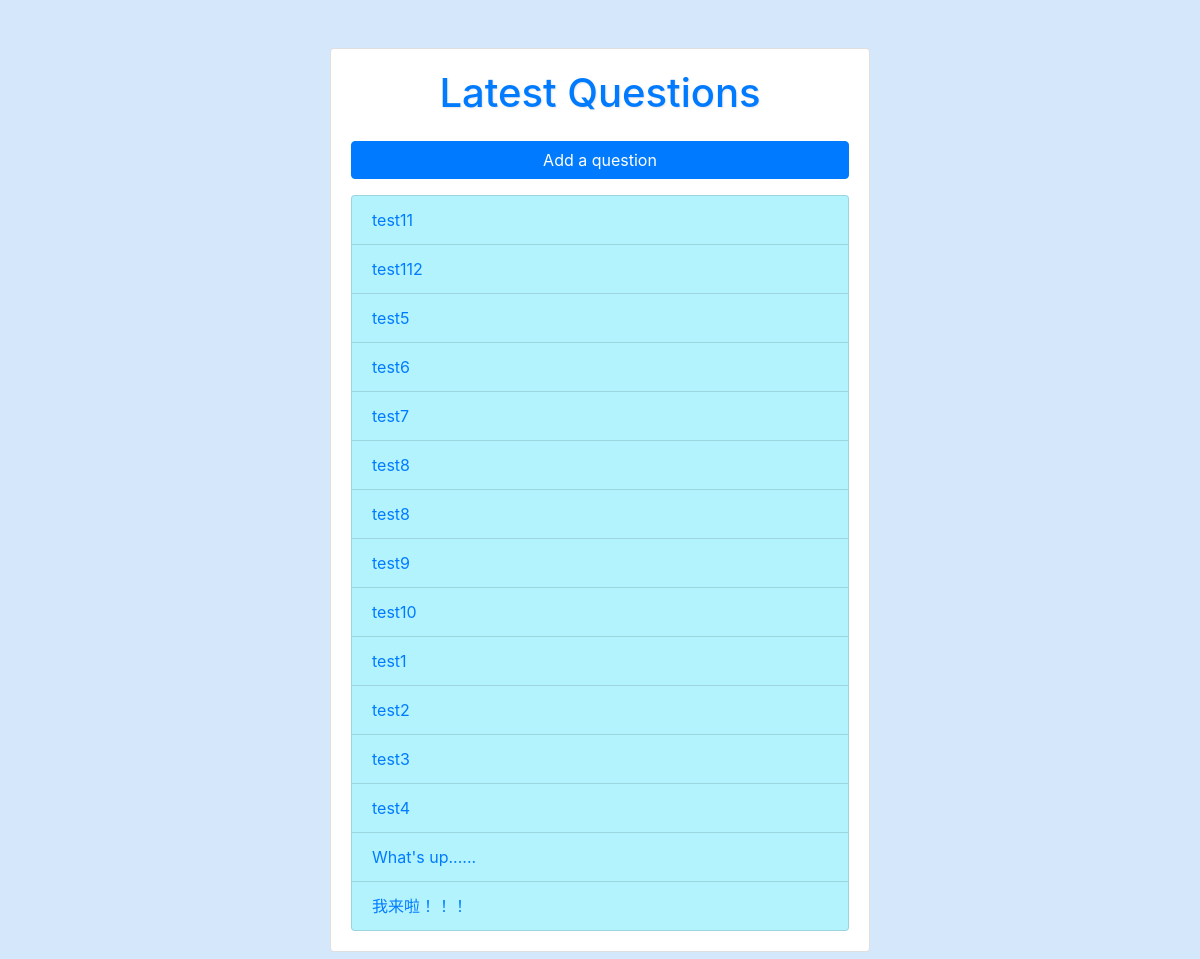
Page /myapp/ on the earlier database version.
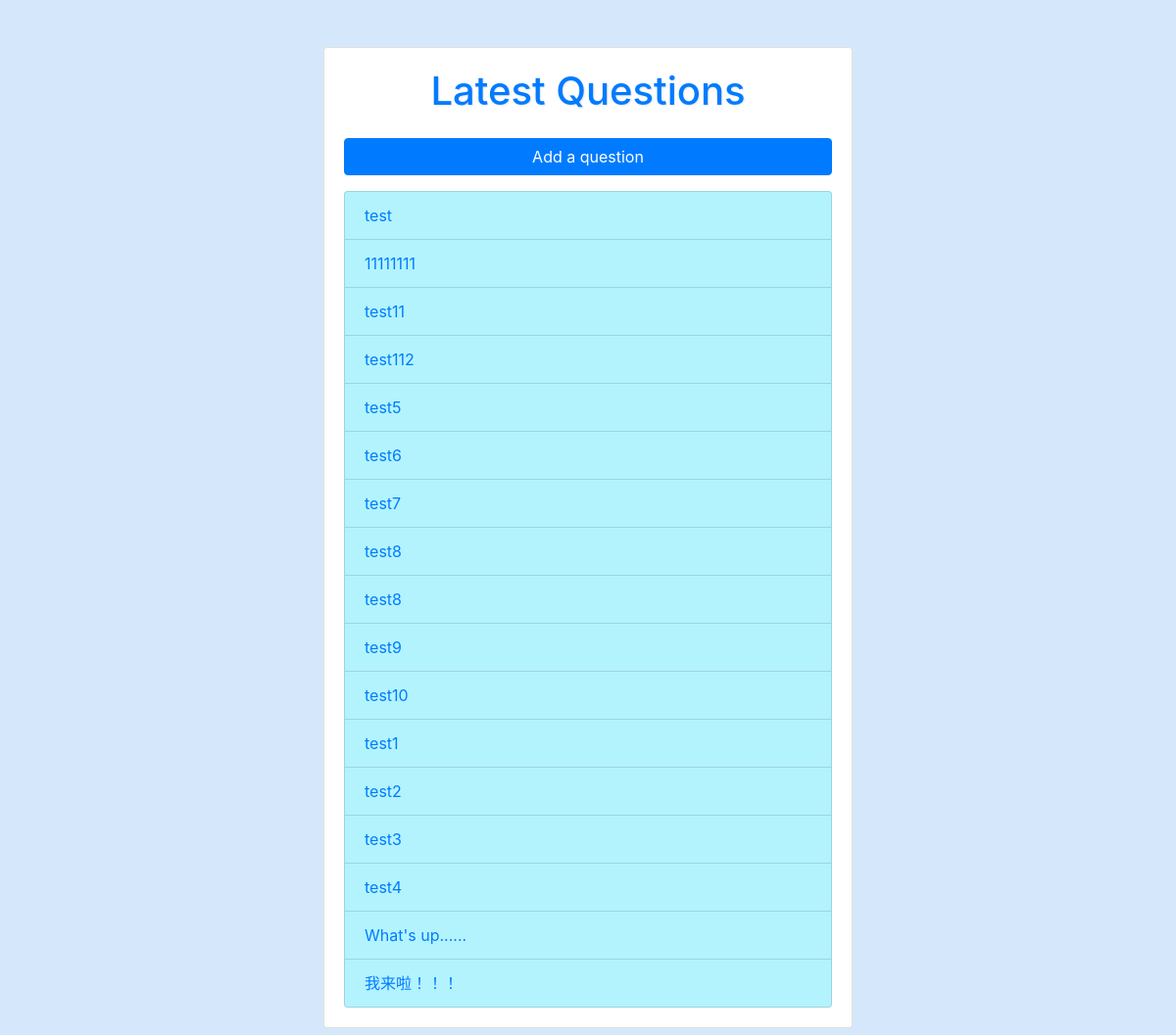
Same page on the later database version.
### myapp/models.py (models this page shows, shortened)
class Question(models.Model):
    question_text = models.CharField(max_length=200)
    pub_date = models.DateTimeField("date published")

### myapp/views.py (the view)
# urls.py: path("", views.IndexView.as_view(), name="index"),
class IndexView(generic.ListView):
    template_name = "myapp/index.html"
    context_object_name = "latest_question_list"
    def get_queryset(self):
        return Question.objects.filter(pub_date__lte=timezone.now()).order_by("-pub_date")

### myapp/templates/myapp/index.html (shortened to what this page needs)
{% load static %}
<!DOCTYPE html>
<html lang="en">
<head>
    <link rel="stylesheet" href="https://maxcdn.bootstrapcdn.com/bootstrap/4.5.2/css/bootstrap.min.css">
    <link rel="stylesheet" href="{% static 'myapp/style.css' %}">
</head>
<body>
    <div class="container">
        <div class="row justify-content-center">
            <div class="col-md-6">
                <div class="card my-5">
                    <div class="card-body">
                        <h1 class="text-center mb-4">Latest Questions</h1>
                        <a href="{% url 'myapp:add_question' %}" class="btn btn-primary btn-block mb-3">Add a question</a>
                        {% if latest_question_list %}
                            <div class="scrollable">
                                <ul class="list-group">
                                {% for question in latest_question_list %}
                                    <li class="list-group-item"><a href="{% url 'myapp:detail' question.id %}">{{ question.question_text }}</a></li>
                                {% endfor %}
                                </ul>
                            </div>
                        {% else %}
                            <div class="alert alert-warning" role="alert">
                                No queations are available.
                            </div>
                        {% endif %}
                    </div>
                </div>
            </div>
        </div>
    </div>
</body>
</html>

Differences in the rows shown:
added Question: question_text "test"
added Question: question_text "11111111"
